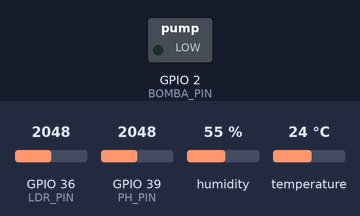
A sketch run on a simulated ESP32. On the bench: switched loads named in the sketch (green lamp = pin HIGH). Inputs (shaded band) come from the test bench; at power-on: humidity 55 %, GPIO 36 (LDR_PIN) = 2048, GPIO 39 (PH_PIN) = 2048, temperature 24 °C. WiFi joins after 1.5 s; servers stay silent unless stated; no MQTT or app messages arrive unless stated; what the sketch prints to the serial monitor is not drawn.

Above: at 2.7 s.
2.8 s: humidity set to 36 %
12.8 s: humidity set to 33 %
At 23.0 s:
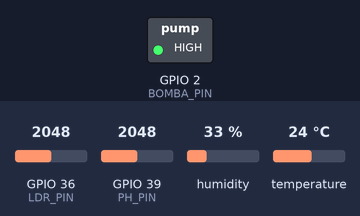
Timing chart, 0 to 53.1 s (numbered marks = the images above; inputs shaded):
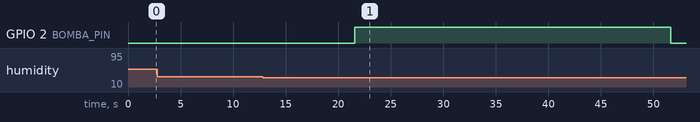

Measured:
- the behaviour switches between 35 and 34 % on humidity (found by bisection; images 0 and 1)
- after the input at 2.8 s, every drawn part: stays the same
- after the input at 12.8 s, GPIO 2 (BOMBA_PIN): LOW → HIGH after 8.8 s, → LOW 30.0 s later

The sketch:

Codigo_produ__oInicial.ino
```cpp
#include <WiFi.h>
#include <PubSubClient.h>
#include "DHT.h"

#define DHTPIN 15
#define DHTTYPE DHT22
#define LDR_PIN 36
#define PH_PIN 39
#define SOLO_PIN 34
#define BOMBA_PIN 2

const char* ssid = "Wokwi-GUEST";
const char* password = "";
const char* mqtt_server = "broker.emqx.io";

WiFiClient espClient;
PubSubClient client(espClient);
DHT dht(DHTPIN, DHTTYPE);

unsigned long tempoBombaLigada = 0;
const unsigned long DURACAO_BOMBA = 30000;
bool bombaAtiva = false;

void setup_wifi() {
  WiFi.begin(ssid, password);
  while (WiFi.status() != WL_CONNECTED) {
    delay(500);
    Serial.print(".");
  }
  Serial.println("WiFi conectado!");
}

void reconnect() {
  while (!client.connected()) {
    Serial.print("Conectando ao MQTT...");
    if (client.connect("ESP32Client")) {
      Serial.println("Conectado!");
    } else {
      Serial.print("Falha, tentando em 5s...");
      delay(5000);
    }
  }
}

void setup() {
  Serial.begin(115200);
  pinMode(BOMBA_PIN, OUTPUT);
  dht.begin();
  setup_wifi();
  client.setServer(mqtt_server, 1883);
}

void loop() {
  if (!client.connected()) {
    reconnect();
  }
  client.loop();

  unsigned long timestamp = millis();

  float temp = dht.readTemperature();
  float hum = dht.readHumidity();

  if (!isnan(temp) && !isnan(hum)) {
    String payloadAmbiente =
      "{\"temperatura_A\":" + String(temp) +
      ", \"humidade_A\":" + String(hum) +
      ", \"timestamp\":" + String(timestamp) + "}";
    client.publish("IPB/IOT/sensor/ambiente", payloadAmbiente.c_str());
    Serial.println("Ambiente: " + payloadAmbiente);
  }

  int leituraLuz = analogRead(LDR_PIN);
  float luz = (leituraLuz / 4095.0) * 100.0;
  String payloadLuz =
    "{\"luz_A\":" + String(luz, 1) +
    ", \"timestamp\":" + String(timestamp) + "}";
  client.publish("IPB/IOT/sensor/luz", payloadLuz.c_str());
  Serial.println("Luz: " + payloadLuz);

  int leituraPH = analogRead(PH_PIN);
  float ph = (leituraPH / 4095.0) * 14.0;
  String payloadPH =
    "{\"ph_A\":" + String(ph, 2) +
    ", \"timestamp\":" + String(timestamp) + "}";
  client.publish("IPB/IOT/sensor/ph", payloadPH.c_str());
  Serial.println("pH: " + payloadPH);


  if (!bombaAtiva && hum < 35) {
    bombaAtiva = true;
    tempoBombaLigada = millis();
    digitalWrite(BOMBA_PIN, HIGH);
    Serial.println(">> Rega ATIVADA (temporizada)");
  }

  if (bombaAtiva && millis() - tempoBombaLigada >= DURACAO_BOMBA) {
    bombaAtiva = false;
    digitalWrite(BOMBA_PIN, LOW);
    Serial.println(">> Rega DESLIGADA após tempo");
  }

  delay(10000);
}
```
